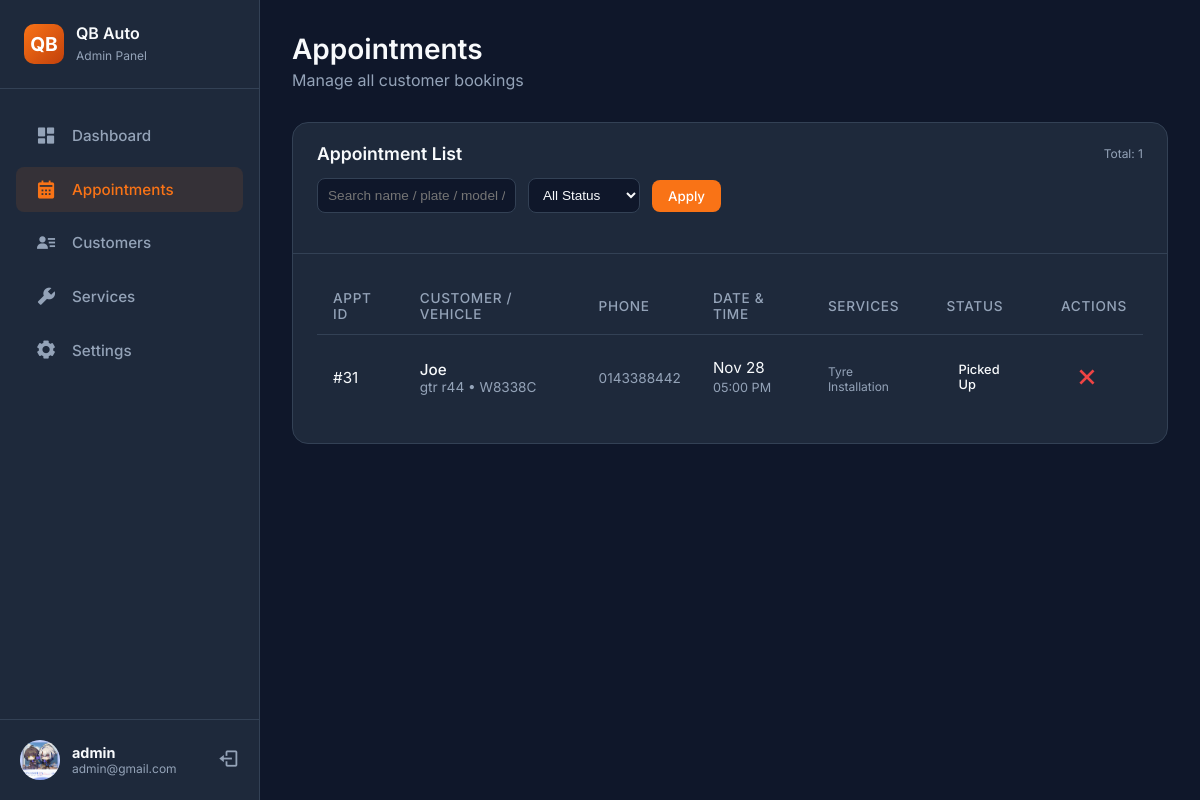
The app's page /php/admin/dashboard/appointments/view_appointments.php (signed in) with its own data.
### tables this page shows
CREATE TABLE `appointments` (
  `appointment_id` int(11) NOT NULL,
  `customer_id` int(11) NOT NULL,
  `vehicle_id` int(11) NOT NULL,
  `preferred_date` date NOT NULL,
  `preferred_time` varchar(50) NOT NULL,
  `status` enum('Pending','Scheduled','In Progress','Completed','Cancelled','Picked Up') DEFAULT 'Pending',
  `progress_step` tinyint(3) UNSIGNED NOT NULL DEFAULT 0,
  `additional_notes` text DEFAULT NULL,
  `estimated_cost` decimal(10,2) NOT NULL,
  `admin_note` text DEFAULT NULL,
  `service_photos` longtext DEFAULT NULL CHECK (json_valid(`service_photos`)),
  `scheduled_by_admin_id` int(11) DEFAULT NULL,
  `created_at` timestamp NOT NULL DEFAULT current_timestamp()
);

CREATE TABLE `customers` (
  `customer_id` int(11) NOT NULL,
  `full_name` varchar(255) NOT NULL,
  `email` varchar(255) NOT NULL,
  `password` varchar(255) NOT NULL,
  `phone` varchar(20) DEFAULT NULL,
  `address` varchar(255) DEFAULT NULL,
  `preferred_contact` enum('Email','Phone') NOT NULL DEFAULT 'Email',
  `profile_photo` varchar(255) DEFAULT NULL,
  `is_verified` tinyint(1) NOT NULL DEFAULT 0,
  `member_since` timestamp NOT NULL DEFAULT current_timestamp() ON UPDATE current_timestamp(),
  `notifications_enabled` tinyint(1) NOT NULL DEFAULT 1,
  `email_verified` tinyint(1) NOT NULL DEFAULT 0
);

CREATE TABLE `vehicles` (
  `vehicle_id` int(11) NOT NULL,
  `customer_id` int(11) NOT NULL,
  `license_plate_number` varchar(20) NOT NULL,
  `vehicle_model` varchar(100) NOT NULL
);

### php/auth/auth.php (called while the page is built, shortened)
<?php
$ADMIN_ID = (int)($_SESSION['admin']['id'] ?? 0);
if (!function_exists('e')) {
    function e(?string $value): string {
        return htmlspecialchars($value ?? '', ENT_QUOTES, 'UTF-8');
    }
}
if (!function_exists('statusClass')) {
    function statusClass(string $value): string {
        return strtolower(str_replace(' ', '-', $value));
    }
}

### php/admin/dashboard/appointments/view_appointments.php (the view, shortened to what this page needs)
<?php
require_once dirname(__DIR__, 3) . '/auth/auth.php';
$adminId = $ADMIN_ID;
$statusFilter = strtolower(trim($_GET['status'] ?? 'all'));
$search = trim($_GET['q'] ?? '');
$page = max(1, (int)($_GET['page'] ?? 1));
$perPage = 15;
$offset = ($page - 1) * $perPage;
$where = [];
$params = [];
$types = '';
$whereSql = $where ? ('WHERE ' . implode(' AND ', $where)) : '';
$total = 0;
$countSql = "SELECT COUNT(*) AS cnt FROM appointments a LEFT JOIN vehicles v ON a.vehicle_id=v.vehicle_id INNER JOIN customers c ON a.customer_id=c.customer_id $whereSql";
if ($stmt = $mysqli->prepare($countSql)) {
    $stmt->execute();
    if ($row = $stmt->get_result()->fetch_assoc()) { $total = (int)$row['cnt']; }
}
$sql = "SELECT a.appointment_id, a.preferred_date, a.preferred_time, a.status,
  c.customer_id, c.full_name, c.phone,
        v.vehicle_model, v.license_plate_number,
        s.services
    FROM appointments a
    INNER JOIN customers c ON a.customer_id = c.customer_id
    LEFT JOIN vehicles v ON a.vehicle_id = v.vehicle_id
    LEFT JOIN (
        SELECT appointment_id, GROUP_CONCAT(service_name ORDER BY service_name SEPARATOR ', ') AS services
        FROM appointment_services
        GROUP BY appointment_id
    ) s ON s.appointment_id = a.appointment_id
    $whereSql
    ORDER BY a.preferred_date DESC, STR_TO_DATE(a.preferred_time, '%h:%i %p') DESC
    LIMIT ? OFFSET ?";
$appointments = [];
if ($stmt = $mysqli->prepare($sql)) {
    if ($types !== '') {
    $types2 = $types . 'ii';
    $bindParams = [$types2];
    foreach ($params as $idx => $value) {
      $bindParams[] = &$params[$idx];
    }
    $bindParams[] = &$perPage;
    $bindParams[] = &$offset;
    call_user_func_array([$stmt, 'bind_param'], $bindParams);
    } else {
        $stmt->bind_param('ii', $perPage, $offset);
    }
    $stmt->execute();
    $res = $stmt->get_result();
    while ($row = $res->fetch_assoc()) { $appointments[] = $row; }
}
function uiStatusLabel(string $status): string {
    return match (strtolower(trim($status))) {
        'scheduled' => 'Approved',
        'in progress' => 'In Progress',
        'pending' => 'Pending',
        'completed' => 'Completed',
        'cancelled' => 'Cancelled',
        default => ucfirst($status ?: 'Pending'),
    };
}
$adminInfo = [
    'name' => $_SESSION['admin']['username'] ?? 'Admin',
    'email' => $_SESSION['admin']['email'] ?? '',
    'profile_photo' => ''
];
if ($stmt = $mysqli->prepare('SELECT username, email FROM admins WHERE admin_id = ? LIMIT 1')) {
    $stmt->bind_param('i', $adminId);
    $stmt->execute();
    if ($row = $stmt->get_result()->fetch_assoc()) {
        $adminInfo['name'] = $row['username'] ?: $adminInfo['name'];
        $adminInfo['email'] = $row['email'] ?: $adminInfo['email'];
    }
}
$photoColumnExists = false;
if ($result = $mysqli->query("SHOW COLUMNS FROM admins LIKE 'profile_photo'")) {
    $photoColumnExists = $result->num_rows > 0;
}
if ($photoColumnExists && ($photoStmt = $mysqli->prepare('SELECT profile_photo FROM admins WHERE admin_id = ? LIMIT 1'))) {
    $photoStmt->bind_param('i', $adminId);
    $photoStmt->execute();
    if ($row = $photoStmt->get_result()->fetch_assoc()) {
        $adminInfo['profile_photo'] = e($row['profile_photo'] ?? '');
    }
}
$profileInitial = strtoupper(substr($adminInfo['name'], 0, 1) ?: 'Q');
?>
<!DOCTYPE html>
<html lang="en">
<head>
  <link href='https://unpkg.com/boxicons@2.1.4/css/boxicons.min.css' rel='stylesheet'>
  <link rel="stylesheet" href="view_appointments.css" />
</head>
<body>
  <aside class="sidebar" id="sidebar">
    <div class="sidebar-header">
      <div class="logo">QB</div>
      <div class="brand-text">
        <h2>QB Auto</h2>
        <span>Admin Panel</span>
      </div>
    </div>
    <nav class="nav-links">
      <a href="../admin_dashboard.php" class="nav-item">
        <i class='bx bxs-dashboard'></i><span>Dashboard</span>
      </a>
      <a href="view_appointments.php" class="nav-item active">
        <i class='bx bxs-calendar'></i><span>Appointments</span>
      </a>
      <a href="../customers detail/customers.php" class="nav-item">
        <i class='bx bxs-user-detail'></i><span>Customers</span>
      </a>
      <a href="../services/manage_progress.php" class="nav-item">
        <i class='bx bxs-wrench'></i><span>Services</span>
      </a>
      <a href="../settings/admin_settings.php" class="nav-item">
        <i class='bx bxs-cog'></i><span>Settings</span>
      </a>
    </nav>
    <div class="user-widget">
      <div class="user-avatar">
        <?php if ($adminInfo['profile_photo']): ?>
          <img src="<?php echo e($adminInfo['profile_photo']); ?>" alt="Profile" />
        <?php else: ?>
          <span><?php echo e($profileInitial); ?></span>
        <?php endif; ?>
      </div>
      <div class="user-info">
        <h4><?php echo e($adminInfo['name']); ?></h4>
        <span><?php echo e($adminInfo['email']); ?></span>
      </div>
      <a href="../../../auth/logout.php" class="logout-btn" title="Logout"><i class='bx bx-log-out'></i></a>
    </div>
  </aside>
  <main class="main-content">
    <header class="top-bar">
      <div class="page-title">
        <div>
          <h1>Appointments</h1>
          <p>Manage all customer bookings</p>
        </div>
      </div>
    </header>
    <div class="card">
      <div class="card-header" style="flex-direction:column; align-items:stretch; gap:14px;">
        <div style="display:flex; justify-content:space-between; width:100%; align-items:center;">
          <h3>Appointment List</h3>
          <span style="font-size:0.75rem; color:var(--text-muted);">Total: <?php echo $total; ?></span>
        </div>
        <form class="filter-bar" method="GET" action="view_appointments.php">
          <input type="text" name="q" placeholder="Search name / plate / model / ID" value="<?php echo e($search); ?>" />
          <select name="status">
            <option value="all" <?php echo $statusFilter==='all'?'selected':''; ?>>All Status</option>
          </select>
          <button type="submit" class="btn-primary" style="align-self:center;">Apply</button>
        </form>
      </div>
      <div class="card-body p-0">
        <div class="table-responsive">
          <table>
            <thead>
              <tr>
                <th>Appt ID</th>
                <th>Customer / Vehicle</th>
                <th>Phone</th>
                <th>Date & Time</th>
                <th>Services</th>
                <th>Status</th>
                <th>Actions</th>
              </tr>
            </thead>
            <tbody>
              <?php if (empty($appointments)): ?>
                <tr><td colspan="7" style="text-align:center; padding:30px; color:var(--text-muted);">No appointments found.</td></tr>
              <?php else: ?>
                <?php foreach ($appointments as $appt): ?>
                  <?php
                    $statusRaw = (string)($appt['status'] ?? '');
                    $displayStatus = $statusRaw !== '' ? $statusRaw : 'Pending';
                    $statusLabel = uiStatusLabel($displayStatus);
                    $statusClass = statusClass($displayStatus);
                    $dateLabel = $appt['preferred_date'] ? date('M d', strtotime($appt['preferred_date'])) : '';
                    $services = $appt['services'] ?: '—';
                    $statusNorm = strtolower(trim($displayStatus));
                  ?>
                  <tr data-status-row data-status="<?php echo e($statusClass); ?>">
                    <td>#<?php echo (int)$appt['appointment_id']; ?></td>
                    <td>
                      <div class="customer-cell">
                        <a href="view_customer.php?id=<?php echo (int)$appt['customer_id']; ?>" class="customer-name"><?php echo e($appt['full_name']); ?></a>
                        <span class="vehicle-info"><?php echo e($appt['vehicle_model']); ?> • <?php echo e($appt['license_plate_number']); ?></span>
                      </div>
                    </td>
                    <td>
                      <?php if (!empty($appt['phone'])): ?>
                        <?php $tel = preg_replace('/[^0-9+]/', '', (string)$appt['phone']); ?>
                        <a href="tel:<?php echo e($tel); ?>" class="customer-phone"><?php echo e($appt['phone']); ?></a>
                      <?php else: ?>
                        <span class="customer-phone" style="opacity:.6;">—</span>
                      <?php endif; ?>
                    </td>
                    <td>
                      <div><?php echo e($dateLabel); ?></div>
                      <small style="color:var(--text-muted)"><?php echo e($appt['preferred_time']); ?></small>
                    </td>
                    <td><span class="services-text"><?php echo e($services); ?></span></td>
                    <td><span class="badge <?php echo e($statusClass); ?>"><?php echo e($statusLabel); ?></span></td>
                    <td>
                      <div style="display:flex; gap:6px;">
                        <?php if (!in_array($statusNorm, ['cancelled','completed'], true)): ?>
                          <form method="POST" style="display:inline;" onsubmit="return confirm('Cancel this appointment?');">
                            <button type="submit" class="action-btn reject" title="Reject"><i class='bx bx-x'></i></button>
                          </form>
                        <?php endif; ?>
                      </div>
                    </td>
                  </tr>
                <?php endforeach; ?>
              <?php endif; ?>
            </tbody>
          </table>
        </div>
      </div>
    </div>
  </main>
</body>
</html>

### php/admin/dashboard/appointments/view_appointments.css (style rules this page uses)
.filter-bar { display: flex; flex-wrap: wrap; gap: 12px; margin-bottom: 20px; }
.filter-bar input, .filter-bar select { background: var(--bg-body); border: 1px solid var(--border); color: var(--text-main); padding: 8px 10px; border-radius: 8px; font-size: 0.85rem; }
.services-text { font-size: 0.75rem; color: var(--text-muted); margin-top: 4px; display: block; }

### records on screen
appointments: appointment_id "31", customer.full_name "Joe", vehicle.vehicle_model "gtr r44", vehicle.license_plate_number "W8338C", customer.phone "0143388442", preferred_date "Nov 28", preferred_time "05:00 PM", services "Tyre Installation", status "Picked Up"

### other values on screen
$adminInfo['name'] "admin"
$adminInfo['email'] "admin@gmail.com"
$total "1"
